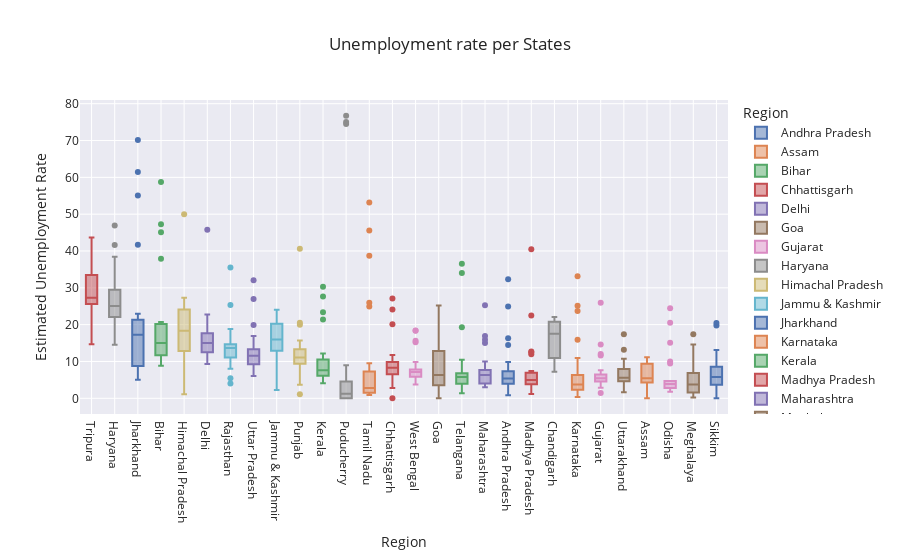

The cell this chart's notebook holds for it:
### Markdown cell above
Boxplot of Unemployment rate per States

### Code cell
import plotly.express as px
fig = px.box(df, x='Region', y='Estimated Unemployment Rate', color='Region', title='Unemployment rate per States', template='seaborn')

# Updating the x-axis category order to be in descending total
fig.update_layout(xaxis={'categoryorder': 'total descending'})
fig.show()

### Figure 1 — Plotly figure (JSON) as saved in the notebook; plotly's stock layout.template omitted (floating-point values rounded to 4 significant figures)
{"data": [{"alignmentgroup": "True", "hovertemplate": "Region=%{x}<br>Estimated Unemployment Rate=%{y}<extra></extra>", "legendgroup": "Andhra Pradesh", "marker": {"color": "rgb(76,114,176)"}, "name": "Andhra Pradesh", "notched": false, "offsetgroup": "Andhra Pradesh", "orientation": "v", "showlegend": true, "type": "box", "x": ["Andhra Pradesh", "Andhra Pradesh", "Andhra Pradesh", "Andhra Pradesh", "Andhra Pradesh", "Andhra Pradesh", "Andhra Pradesh", "Andhra Pradesh", "Andhra Pradesh", "Andhra Pradesh", "Andhra Pradesh", "Andhra Pradesh", "Andhra Pradesh", "Andhra Pradesh", "Andhra Pradesh", "Andhra Pradesh", "Andhra Pradesh", "Andhra Pradesh", "Andhra Pradesh", "Andhra Pradesh", "Andhra Pradesh", "Andhra Pradesh", "Andhra Pradesh", "Andhra Pradesh", "Andhra Pradesh", "Andhra Pradesh", "Andhra Pradesh", "Andhra Pradesh"], "x0": " ", "xaxis": "x", "y": [3.65, 3.05, 3.75, 3.32, 5.17, 3.52, 4.12, 4.38, 4.84, 5.91, 4.06, 16.29, 14.46, 0.85, 6.09, 3.8, 5.64, 4.61, 6.01, 4.7, 7.54, 7.88, 7.11, 5.66, 9.88, 32.3, 24.91, 5.86], "y0": " ", "yaxis": "y"}, {"alignmentgroup": "True", "hovertemplate": "Region=%{x}<br>Estimated Unemployment Rate=%{y}<extra></extra>", "legendgroup": "Assam", "marker": {"color": "rgb(221,132,82)"}, "name": "Assam", "notched": false, "offsetgroup": "Assam", "orientation": "v", "showlegend": true, "type": "box", "x": ["Assam", "Assam", "Assam", "Assam", "Assam", "Assam", "Assam", "Assam", "Assam", "Assam", "Assam", "Assam", "Assam", "Assam", "Assam", "Assam", "Assam", "Assam", "Assam", "Assam", "Assam", "Assam", "Assam", "Assam", "Assam", "Assam"], "x0": " ", "xaxis": "x", "y": [4.29, 5.08, 4.26, 5.79, 4.46, 4.65, 4.66, 4.29, 3.26, 3.77, 9.38, 0, 7.87, 9.89, 3.21, 10.39, 9.26, 11.17, 6.31, 5.02, 7.24, 9.98, 10.34, 8.37, 10.77, 3.42], "y0": " ", "yaxis": "y"}, {"alignmentgroup": "True", "hovertemplate": "Region=%{x}<br>Estimated Unemployment Rate=%{y}<extra></extra>", "legendgroup": "Bihar", "marker": {"color": "rgb(85,168,104)"}, "name": "Bihar", "notched": false, "offsetgroup": "Bihar", "orientation": "v", "showlegend": true, "type": "box", "x": ["Bihar", "Bihar", "Bihar", "Bihar", "Bihar", "Bihar", "Bihar", "Bihar", "Bihar", "Bihar", "Bihar", "Bihar", "Bihar", "Bihar", "Bihar", "Bihar", "Bihar", "Bihar", "Bihar", "Bihar", "Bihar", "Bihar", "Bihar", "Bihar", "Bihar", "Bihar", "Bihar", "Bihar"], "x0": " ", "xaxis": "x", "y": [9.27, 10.2, 13.44, 11, 8.87, 12.47, 12.4, 10.16, 9.13, 9.61, 15.39, 45.09, 47.26, 20.49, 19.9, 13.29, 16.41, 17.66, 20.46, 14.06, 17.62, 14.91, 20.69, 15.11, 15.73, 58.77, 37.87, 12.45], "y0": " ", "yaxis": "y"}, {"alignmentgroup": "True", "hovertemplate": "Region=%{x}<br>Estimated Unemployment Rate=%{y}<extra></extra>", "legendgroup": "Chhattisgarh", "marker": {"color": "rgb(196,78,82)"}, "name": "Chhattisgarh", "notched": false, "offsetgroup": "Chhattisgarh", "orientation": "v", "showlegend": true, "type": "box", "x": ["Chhattisgarh", "Chhattisgarh", "Chhattisgarh", "Chhattisgarh", "Chhattisgarh", "Chhattisgarh", "Chhattisgarh", "Chhattisgarh", "Chhattisgarh", "Chhattisgarh", "Chhattisgarh", "Chhattisgarh", "Chhattisgarh", "Chhattisgarh", "Chhattisgarh", "Chhattisgarh", "Chhattisgarh", "Chhattisgarh", "Chhattisgarh", "Chhattisgarh", "Chhattisgarh", "Chhattisgarh", "Chhattisgarh", "Chhattisgarh", "Chhattisgarh", "Chhattisgarh", "Chhattisgarh", "Chhattisgarh"], "x0": " ", "xaxis": "x", "y": [9.82, 6.76, 4.54, 4.64, 8.33, 6.96, 2.77, 6.11, 9.89, 7.89, 7.31, 0, 7.64, 10.14, 9.77, 11.77, 8.17, 6.29, 9.46, 10.27, 8.32, 3.57, 9.01, 9.79, 8.21, 20.13, 24.1, 27.07], "y0": " ", "yaxis": "y"}, {"alignmentgroup": "True", "hovertemplate": "Region=%{x}<br>Estimated Unemployment Rate=%{y}<extra></extra>", "legendgroup": "Delhi", "marker": {"color": "rgb(129,114,179)"}, "name": "Delhi", "notched": false, "offsetgroup": "Delhi", "orientation": "v", "showlegend": true, "type": "box", "x": ["Delhi", "Delhi", "Delhi", "Delhi", "Delhi", "Delhi", "Delhi", "Delhi", "Delhi", "Delhi", "Delhi", "Delhi", "Delhi", "Delhi", "Delhi", "Delhi", "Delhi", "Delhi", "Delhi", "Delhi", "Delhi", "Delhi", "Delhi", "Delhi", "Delhi", "Delhi", "Delhi", "Delhi"], "x0": " ", "xaxis": "x", "y": [12.56, 9.33, 11.07, 17.18, 12.5, 15.84, 11.11, 16.97, 13.48, 13.81, 15.18, 20.69, 22.76, 21.14, 12.31, 12.76, 14.68, 13.52, 20.59, 12.41, 16.11, 11.07, 22.45, 14.86, 17.09, 16.51, 45.78, 18.11], "y0": " ", "yaxis": "y"}, {"alignmentgroup": "True", "hovertemplate": "Region=%{x}<br>Estimated Unemployment Rate=%{y}<extra></extra>", "legendgroup": "Goa", "marker": {"color": "rgb(147,120,96)"}, "name": "Goa", "notched": false, "offsetgroup": "Goa", "orientation": "v", "showlegend": true, "type": "box", "x": ["Goa", "Goa", "Goa", "Goa", "Goa", "Goa", "Goa", "Goa", "Goa", "Goa", "Goa", "Goa", "Goa", "Goa", "Goa", "Goa", "Goa", "Goa", "Goa", "Goa", "Goa", "Goa", "Goa", "Goa"], "x0": " ", "xaxis": "x", "y": [2.91, 5.45, 10.98, 1.98, 3.61, 7.21, 23.71, 3.54, 5.38, 0, 15.91, 20, 2.75, 13.33, 12.28, 4.9, 3.16, 12.31, 25.2, 16.22, 10.92, 4.31, 4.76, 11.76], "y0": " ", "yaxis": "y"}, {"alignmentgroup": "True", "hovertemplate": "Region=%{x}<br>Estimated Unemployment Rate=%{y}<extra></extra>", "legendgroup": "Gujarat", "marker": {"color": "rgb(218,139,195)"}, "name": "Gujarat", "notched": false, "offsetgroup": "Gujarat", "orientation": "v", "showlegend": true, "type": "box", "x": ["Gujarat", "Gujarat", "Gujarat", "Gujarat", "Gujarat", "Gujarat", "Gujarat", "Gujarat", "Gujarat", "Gujarat", "Gujarat", "Gujarat", "Gujarat", "Gujarat", "Gujarat", "Gujarat", "Gujarat", "Gujarat", "Gujarat", "Gujarat", "Gujarat", "Gujarat", "Gujarat", "Gujarat", "Gujarat", "Gujarat", "Gujarat", "Gujarat"], "x0": " ", "xaxis": "x", "y": [2.88, 4.77, 4.58, 3.7, 6.29, 4.91, 4.68, 3.46, 5.35, 6.64, 7.59, 12, 14.58, 1.41, 4.09, 6.31, 5.15, 4.2, 5.96, 5.45, 7.53, 5.71, 5.82, 6.04, 5.39, 25.94, 11.62, 4.54], "y0": " ", "yaxis": "y"}, {"alignmentgroup": "True", "hovertemplate": "Region=%{x}<br>Estimated Unemployment Rate=%{y}<extra></extra>", "legendgroup": "Haryana", "marker": {"color": "rgb(140,140,140)"}, "name": "Haryana", "notched": false, "offsetgroup": "Haryana", "orientation": "v", "showlegend": true, "type": "box", "x": ["Haryana", "Haryana", "Haryana", "Haryana", "Haryana", "Haryana", "Haryana", "Haryana", "Haryana", "Haryana", "Haryana", "Haryana", "Haryana", "Haryana", "Haryana", "Haryana", "Haryana", "Haryana", "Haryana", "Haryana", "Haryana", "Haryana", "Haryana", "Haryana", "Haryana", "Haryana", "Haryana", "Haryana"], "x0": " ", "xaxis": "x", "y": [14.54, 23.08, 16.22, 30.94, 16.36, 24.17, 16.59, 29.56, 16.21, 27.19, 23.92, 41.61, 34.22, 35.57, 24.67, 20.42, 25.45, 24.19, 26.84, 21.04, 27.06, 23.65, 27.24, 23.29, 27.14, 46.89, 38.46, 29.41], "y0": " ", "yaxis": "y"}, {"alignmentgroup": "True", "hovertemplate": "Region=%{x}<br>Estimated Unemployment Rate=%{y}<extra></extra>", "legendgroup": "Himachal Pradesh", "marker": {"color": "rgb(204,185,116)"}, "name": "Himachal Pradesh", "notched": false, "offsetgroup": "Himachal Pradesh", "orientation": "v", "showlegend": true, "type": "box", "x": ["Himachal Pradesh", "Himachal Pradesh", "Himachal Pradesh", "Himachal Pradesh", "Himachal Pradesh", "Himachal Pradesh", "Himachal Pradesh", "Himachal Pradesh", "Himachal Pradesh", "Himachal Pradesh", "Himachal Pradesh", "Himachal Pradesh", "Himachal Pradesh", "Himachal Pradesh", "Himachal Pradesh", "Himachal Pradesh", "Himachal Pradesh", "Himachal Pradesh", "Himachal Pradesh", "Himachal Pradesh", "Himachal Pradesh", "Himachal Pradesh", "Himachal Pradesh", "Himachal Pradesh", "Himachal Pradesh", "Himachal Pradesh", "Himachal Pradesh", "Himachal Pradesh"], "x0": " ", "xaxis": "x", "y": [13.68, 11.43, 20.59, 18.56, 15.98, 15.81, 22.86, 19.46, 16.67, 15.42, 17.71, 2.13, 25.64, 1.12, 10.88, 21.43, 21.51, 24.48, 12, 23.77, 27.27, 25.32, 18.15, 27.31, 26.44, 2.7, 50, 10.81], "y0": " ", "yaxis": "y"}, {"alignmentgroup": "True", "hovertemplate": "Region=%{x}<br>Estimated Unemployment Rate=%{y}<extra></extra>", "legendgroup": "Jammu & Kashmir", "marker": {"color": "rgb(100,181,205)"}, "name": "Jammu & Kashmir", "notched": false, "offsetgroup": "Jammu & Kashmir", "orientation": "v", "showlegend": true, "type": "box", "x": ["Jammu & Kashmir", "Jammu & Kashmir", "Jammu & Kashmir", "Jammu & Kashmir", "Jammu & Kashmir", "Jammu & Kashmir", "Jammu & Kashmir", "Jammu & Kashmir", "Jammu & Kashmir", "Jammu & Kashmir", "Jammu & Kashmir", "Jammu & Kashmir", "Jammu & Kashmir", "Jammu & Kashmir", "Jammu & Kashmir", "Jammu & Kashmir", "Jammu & Kashmir", "Jammu & Kashmir", "Jammu & Kashmir", "Jammu & Kashmir", "Jammu & Kashmir"], "x0": " ", "xaxis": "x", "y": [12.78, 12.09, 13.67, 11.32, 19.27, 14.73, 22.19, 21.23, 16, 2.22, 18.97, 23.04, 19.88, 21.55, 24.06, 14.29, 7.02, 18.54, 19.86, 14.29, 12.96], "y0": " ", "yaxis": "y"}, {"alignmentgroup": "True", "hovertemplate": "Region=%{x}<br>Estimated Unemployment Rate=%{y}<extra></extra>", "legendgroup": "Jharkhand", "marker": {"color": "rgb(76,114,176)"}, "name": "Jharkhand", "notched": false, "offsetgroup": "Jharkhand", "orientation": "v", "showlegend": true, "type": "box", "x": ["Jharkhand", "Jharkhand", "Jharkhand", "Jharkhand", "Jharkhand", "Jharkhand", "Jharkhand", "Jharkhand", "Jharkhand", "Jharkhand", "Jharkhand", "Jharkhand", "Jharkhand", "Jharkhand", "Jharkhand", "Jharkhand", "Jharkhand", "Jharkhand", "Jharkhand", "Jharkhand", "Jharkhand", "Jharkhand", "Jharkhand", "Jharkhand", "Jharkhand", "Jharkhand", "Jharkhand", "Jharkhand"], "x0": " ", "xaxis": "x", "y": [7.11, 8.46, 9.98, 12.06, 7.12, 6.57, 8.07, 15.15, 6.16, 9.06, 5.01, 41.72, 55.1, 21.53, 17.23, 20.51, 15.67, 20.25, 21.16, 19.05, 17.34, 22.01, 22.96, 19.67, 16.4, 61.48, 70.17, 19.38], "y0": " ", "yaxis": "y"}, {"alignmentgroup": "True", "hovertemplate": "Region=%{x}<br>Estimated Unemployment Rate=%{y}<extra></extra>", "legendgroup": "Karnataka", "marker": {"color": "rgb(221,132,82)"}, "name": "Karnataka", "notched": false, "offsetgroup": "Karnataka", "orientation": "v", "showlegend": true, "type": "box", "x": ["Karnataka", "Karnataka", "Karnataka", "Karnataka", "Karnataka", "Karnataka", "Karnataka", "Karnataka", "Karnataka", "Karnataka", "Karnataka", "Karnataka", "Karnataka", "Karnataka", "Karnataka", "Karnataka", "Karnataka", "Karnataka", "Karnataka", "Karnataka", "Karnataka", "Karnataka", "Karnataka", "Karnataka", "Karnataka", "Karnataka", "Karnataka", "Karnataka"], "x0": " ", "xaxis": "x", "y": [5.46, 5.98, 0.52, 0.37, 3.2, 7.13, 1.19, 0.41, 2.57, 4.11, 2.39, 33.17, 23.72, 10.92, 6.56, 5, 2.29, 1.27, 3.57, 3.87, 3.44, 1.56, 3.31, 2.88, 4.92, 25.12, 15.88, 6.12], "y0": " ", "yaxis": "y"}, {"alignmentgroup": "True", "hovertemplate": "Region=%{x}<br>Estimated Unemployment Rate=%{y}<extra></extra>", "legendgroup": "Kerala", "marker": {"color": "rgb(85,168,104)"}, "name": "Kerala", "notched": false, "offsetgroup": "Kerala", "orientation": "v", "showlegend": true, "type": "box", "x": ["Kerala", "Kerala", "Kerala", "Kerala", "Kerala", "Kerala", "Kerala", "Kerala", "Kerala", "Kerala", "Kerala", "Kerala", "Kerala", "Kerala", "Kerala", "Kerala", "Kerala", "Kerala", "Kerala", "Kerala", "Kerala", "Kerala", "Kerala", "Kerala", "Kerala", "Kerala", "Kerala", "Kerala"], "x0": " ", "xaxis": "x", "y": [6.63, 9, 4.95, 10.32, 5.35, 9.14, 5, 10.77, 4.11, 8.91, 8.85, 10.71, 23.38, 27.66, 6.11, 6.67, 7.58, 7.69, 5.52, 5.35, 6.71, 7.31, 6.65, 6.08, 9.14, 21.43, 30.28, 12.17], "y0": " ", "yaxis": "y"}, {"alignmentgroup": "True", "hovertemplate": "Region=%{x}<br>Estimated Unemployment Rate=%{y}<extra></extra>", "legendgroup": "Madhya Pradesh", "marker": {"color": "rgb(196,78,82)"}, "name": "Madhya Pradesh", "notched": false, "offsetgroup": "Madhya Pradesh", "orientation": "v", "showlegend": true, "type": "box", "x": ["Madhya Pradesh", "Madhya Pradesh", "Madhya Pradesh", "Madhya Pradesh", "Madhya Pradesh", "Madhya Pradesh", "Madhya Pradesh", "Madhya Pradesh", "Madhya Pradesh", "Madhya Pradesh", "Madhya Pradesh", "Madhya Pradesh", "Madhya Pradesh", "Madhya Pradesh", "Madhya Pradesh", "Madhya Pradesh", "Madhya Pradesh", "Madhya Pradesh", "Madhya Pradesh", "Madhya Pradesh", "Madhya Pradesh", "Madhya Pradesh", "Madhya Pradesh", "Madhya Pradesh", "Madhya Pradesh", "Madhya Pradesh", "Madhya Pradesh", "Madhya Pradesh"], "x0": " ", "xaxis": "x", "y": [3.63, 4.25, 3.92, 4.94, 3.08, 2.98, 2.72, 2.94, 3.66, 4.42, 1.19, 12.5, 22.46, 6.46, 3.91, 6.38, 7.38, 6.82, 7, 4.4, 6.06, 6.2, 5.17, 4.96, 4.8, 11.94, 40.49, 12.72], "y0": " ", "yaxis": "y"}, {"alignmentgroup": "True", "hovertemplate": "Region=%{x}<br>Estimated Unemployment Rate=%{y}<extra></extra>", "legendgroup": "Maharashtra", "marker": {"color": "rgb(129,114,179)"}, "name": "Maharashtra", "notched": false, "offsetgroup": "Maharashtra", "orientation": "v", "showlegend": true, "type": "box", "x": ["Maharashtra", "Maharashtra", "Maharashtra", "Maharashtra", "Maharashtra", "Maharashtra", "Maharashtra", "Maharashtra", "Maharashtra", "Maharashtra", "Maharashtra", "Maharashtra", "Maharashtra", "Maharashtra", "Maharashtra", "Maharashtra", "Maharashtra", "Maharashtra", "Maharashtra", "Maharashtra", "Maharashtra", "Maharashtra", "Maharashtra", "Maharashtra", "Maharashtra", "Maharashtra", "Maharashtra", "Maharashtra"], "x0": " ", "xaxis": "x", "y": [3.67, 4.34, 3.66, 3.76, 4.4, 3.81, 3.68, 3.03, 3.8, 4.24, 5.38, 25.28, 16.89, 9.4, 6.08, 6.46, 6.35, 7.57, 7.6, 7.51, 7.6, 7.83, 6.67, 5.34, 6.34, 14.99, 15.92, 10.01], "y0": " ", "yaxis": "y"}, {"alignmentgroup": "True", "hovertemplate": "Region=%{x}<br>Estimated Unemployment Rate=%{y}<extra></extra>", "legendgroup": "Meghalaya", "marker": {"color": "rgb(147,120,96)"}, "name": "Meghalaya", "notched": false, "offsetgroup": "Meghalaya", "orientation": "v", "showlegend": true, "type": "box", "x": ["Meghalaya", "Meghalaya", "Meghalaya", "Meghalaya", "Meghalaya", "Meghalaya", "Meghalaya", "Meghalaya", "Meghalaya", "Meghalaya", "Meghalaya", "Meghalaya", "Meghalaya", "Meghalaya", "Meghalaya", "Meghalaya", "Meghalaya", "Meghalaya", "Meghalaya", "Meghalaya", "Meghalaya", "Meghalaya", "Meghalaya", "Meghalaya", "Meghalaya", "Meghalaya", "Meghalaya"], "x0": " ", "xaxis": "x", "y": [3.16, 4.23, 1.03, 0.52, 0.24, 3.7, 1.5, 1.8, 0.97, 2.76, 1.28, 8.38, 3.73, 1.35, 8.4, 8.66, 4.43, 5.8, 5.3, 7.2, 3.02, 5.21, 4.76, 7.37, 2.8, 17.39, 14.58], "y0": " ", "yaxis": "y"}, {"alignmentgroup": "True", "hovertemplate": "Region=%{x}<br>Estimated Unemployment Rate=%{y}<extra></extra>", "legendgroup": "Odisha", "marker": {"color": "rgb(218,139,195)"}, "name": "Odisha", "notched": false, "offsetgroup": "Odisha", "orientation": "v", "showlegend": true, "type": "box", "x": ["Odisha", "Odisha", "Odisha", "Odisha", "Odisha", "Odisha", "Odisha", "Odisha", "Odisha", "Odisha", "Odisha", "Odisha", "Odisha", "Odisha", "Odisha", "Odisha", "Odisha", "Odisha", "Odisha", "Odisha", "Odisha", "Odisha", "Odisha", "Odisha", "Odisha", "Odisha", "Odisha", "Odisha"], "x0": " ", "xaxis": "x", "y": [4.17, 4.71, 3.31, 3.68, 4.31, 4.28, 4.72, 4.67, 1.81, 3.31, 15.09, 24.48, 9.45, 4.59, 2.95, 2.63, 1.78, 3.5, 3.78, 4.5, 2.23, 3.36, 2.28, 2.19, 3.96, 20.5, 10, 2.18], "y0": " ", "yaxis": "y"}, {"alignmentgroup": "True", "hovertemplate": "Region=%{x}<br>Estimated Unemployment Rate=%{y}<extra></extra>", "legendgroup": "Puducherry", "marker": {"color": "rgb(140,140,140)"}, "name": "Puducherry", "notched": false, "offsetgroup": "Puducherry", "orientation": "v", "showlegend": true, "type": "box", "x": ["Puducherry", "Puducherry", "Puducherry", "Puducherry", "Puducherry", "Puducherry", "Puducherry", "Puducherry", "Puducherry", "Puducherry", "Puducherry", "Puducherry", "Puducherry", "Puducherry", "Puducherry", "Puducherry", "Puducherry", "Puducherry", "Puducherry", "Puducherry", "Puducherry", "Puducherry", "Puducherry", "Puducherry", "Puducherry", "Puducherry"], "x0": " ", "xaxis": "x", "y": [0, 0, 0, 4.85, 0, 1.18, 0, 1.99, 0.58, 1.74, 2.31, 74.51, 1.25, 0, 0, 8.95, 1.22, 1.17, 1.37, 5.21, 0.57, 1.78, 0.62, 76.74, 75, 4.55], "y0": " ", "yaxis": "y"}, {"alignmentgroup": "True", "hovertemplate": "Region=%{x}<br>Estimated Unemployment Rate=%{y}<extra></extra>", "legendgroup": "Punjab", "marker": {"color": "rgb(204,185,116)"}, "name": "Punjab", "notched": false, "offsetgroup": "Punjab", "orientation": "v", "showlegend": true, "type": "box", "x": ["Punjab", "Punjab", "Punjab", "Punjab", "Punjab", "Punjab", "Punjab", "Punjab", "Punjab", "Punjab", "Punjab", "Punjab", "Punjab", "Punjab", "Punjab", "Punjab", "Punjab", "Punjab", "Punjab", "Punjab", "Punjab", "Punjab", "Punjab", "Punjab", "Punjab", "Punjab", "Punjab", "Punjab"], "x0": " ", "xaxis": "x", "y": [9.17, 12.21, 9.64, 6.69, 8.59, 12.56, 7.07, 6.13, 9.69, 10.41, 10.51, 3.69, 40.59, 20, 13.49, 13.17, 11.61, 11.99, 15.69, 13.75, 10.39, 11.97, 13.68, 11.99, 9.97, 1.13, 20.54, 10.55], "y0": " ", "yaxis": "y"}, {"alignmentgroup": "True", "hovertemplate": "Region=%{x}<br>Estimated Unemployment Rate=%{y}<extra></extra>", "legendgroup": "Rajasthan", "marker": {"color": "rgb(100,181,205)"}, "name": "Rajasthan", "notched": false, "offsetgroup": "Rajasthan", "orientation": "v", "showlegend": true, "type": "box", "x": ["Rajasthan", "Rajasthan", "Rajasthan", "Rajasthan", "Rajasthan", "Rajasthan", "Rajasthan", "Rajasthan", "Rajasthan", "Rajasthan", "Rajasthan", "Rajasthan", "Rajasthan", "Rajasthan", "Rajasthan", "Rajasthan", "Rajasthan", "Rajasthan", "Rajasthan", "Rajasthan", "Rajasthan", "Rajasthan", "Rajasthan", "Rajasthan", "Rajasthan", "Rajasthan", "Rajasthan", "Rajasthan"], "x0": " ", "xaxis": "x", "y": [4.03, 13.7, 9.7, 12.5, 5.45, 14.66, 10.47, 13.96, 8, 14.48, 9.47, 12.25, 10.45, 13.86, 13.62, 14.36, 11.67, 14.71, 12.63, 13.02, 14.3, 18.04, 18.82, 17.02, 18.54, 35.53, 25.35, 13.04], "y0": " ", "yaxis": "y"}, {"alignmentgroup": "True", "hovertemplate": "Region=%{x}<br>Estimated Unemployment Rate=%{y}<extra></extra>", "legendgroup": "Sikkim", "marker": {"color": "rgb(76,114,176)"}, "name": "Sikkim", "notched": false, "offsetgroup": "Sikkim", "orientation": "v", "showlegend": true, "type": "box", "x": ["Sikkim", "Sikkim", "Sikkim", "Sikkim", "Sikkim", "Sikkim", "Sikkim", "Sikkim", "Sikkim", "Sikkim", "Sikkim", "Sikkim", "Sikkim", "Sikkim", "Sikkim", "Sikkim", "Sikkim"], "x0": " ", "xaxis": "x", "y": [5.48, 13.11, 1, 0, 5.81, 8.2, 7.76, 2.56, 4.82, 4.81, 9.68, 4.04, 7.37, 20.45, 5.77, 19.75, 2.63], "y0": " ", "yaxis": "y"}, {"alignmentgroup": "True", "hovertemplate": "Region=%{x}<br>Estimated Unemployment Rate=%{y}<extra></extra>", "legendgroup": "Tamil Nadu", "marker": {"color": "rgb(221,132,82)"}, "name": "Tamil Nadu", "notched": false, "offsetgroup": "Tamil Nadu", "orientation": "v", "showlegend": true, "type": "box", "x": ["Tamil Nadu", "Tamil Nadu", "Tamil Nadu", "Tamil Nadu", "Tamil Nadu", "Tamil Nadu", "Tamil Nadu", "Tamil Nadu", "Tamil Nadu", "Tamil Nadu", "Tamil Nadu", "Tamil Nadu", "Tamil Nadu", "Tamil Nadu", "Tamil Nadu", "Tamil Nadu", "Tamil Nadu", "Tamil Nadu", "Tamil Nadu", "Tamil Nadu", "Tamil Nadu", "Tamil Nadu", "Tamil Nadu", "Tamil Nadu", "Tamil Nadu", "Tamil Nadu", "Tamil Nadu", "Tamil Nadu"], "x0": " ", "xaxis": "x", "y": [0.97, 0.92, 6.01, 2.91, 1.71, 1.46, 2.46, 3.73, 1.18, 1.17, 6.36, 53.19, 38.73, 2.06, 0.89, 1.56, 3.18, 9.53, 1.86, 1.13, 2.65, 8.05, 2.05, 3.31, 6.46, 45.55, 25.95, 24.93], "y0": " ", "yaxis": "y"}, {"alignmentgroup": "True", "hovertemplate": "Region=%{x}<br>Estimated Unemployment Rate=%{y}<extra></extra>", "legendgroup": "Telangana", "marker": {"color": "rgb(85,168,104)"}, "name": "Telangana", "notched": false, "offsetgroup": "Telangana", "orientation": "v", "showlegend": true, "type": "box", "x": ["Telangana", "Telangana", "Telangana", "Telangana", "Telangana", "Telangana", "Telangana", "Telangana", "Telangana", "Telangana", "Telangana", "Telangana", "Telangana", "Telangana", "Telangana", "Telangana", "Telangana", "Telangana", "Telangana", "Telangana", "Telangana", "Telangana", "Telangana", "Telangana", "Telangana", "Telangana", "Telangana", "Telangana"], "x0": " ", "xaxis": "x", "y": [2.23, 5.92, 2.45, 1.4, 5.49, 7.29, 6.47, 1.35, 5.02, 9.02, 5.63, 4.51, 34.01, 19.3, 1.52, 1.43, 3.73, 4.19, 6.19, 6.74, 5.23, 4.22, 6.49, 6.74, 6.1, 10.5, 36.57, 6.92], "y0": " ", "yaxis": "y"}, {"alignmentgroup": "True", "hovertemplate": "Region=%{x}<br>Estimated Unemployment Rate=%{y}<extra></extra>", "legendgroup": "Tripura", "marker": {"color": "rgb(196,78,82)"}, "name": "Tripura", "notched": false, "offsetgroup": "Tripura", "orientation": "v", "showlegend": true, "type": "box", "x": ["Tripura", "Tripura", "Tripura", "Tripura", "Tripura", "Tripura", "Tripura", "Tripura", "Tripura", "Tripura", "Tripura", "Tripura", "Tripura", "Tripura", "Tripura", "Tripura", "Tripura", "Tripura", "Tripura", "Tripura", "Tripura", "Tripura", "Tripura", "Tripura", "Tripura", "Tripura", "Tripura", "Tripura"], "x0": " ", "xaxis": "x", "y": [29.25, 26.64, 22.47, 25.49, 30.23, 27.54, 25.25, 26.53, 31.91, 26.22, 31.61, 43.64, 14.71, 18.84, 34.69, 25.59, 25.81, 33.45, 33.57, 26.67, 27.15, 33.48, 34.37, 33.88, 25.69, 34.88, 16.78, 27.47], "y0": " ", "yaxis": "y"}, {"alignmentgroup": "True", "hovertemplate": "Region=%{x}<br>Estimated Unemployment Rate=%{y}<extra></extra>", "legendgroup": "Uttar Pradesh", "marker": {"color": "rgb(129,114,179)"}, "name": "Uttar Pradesh", "notched": false, "offsetgroup": "Uttar Pradesh", "orientation": "v", "showlegend": true, "type": "box", "x": ["Uttar Pradesh", "Uttar Pradesh", "Uttar Pradesh", "Uttar Pradesh", "Uttar Pradesh", "Uttar Pradesh", "Uttar Pradesh", "Uttar Pradesh", "Uttar Pradesh", "Uttar Pradesh", "Uttar Pradesh", "Uttar Pradesh", "Uttar Pradesh", "Uttar Pradesh", "Uttar Pradesh", "Uttar Pradesh", "Uttar Pradesh", "Uttar Pradesh", "Uttar Pradesh", "Uttar Pradesh", "Uttar Pradesh", "Uttar Pradesh", "Uttar Pradesh", "Uttar Pradesh", "Uttar Pradesh", "Uttar Pradesh", "Uttar Pradesh", "Uttar Pradesh"], "x0": " ", "xaxis": "x", "y": [10.26, 11.13, 9.19, 11.47, 6.45, 10.18, 6.94, 8.43, 6.06, 8.12, 9.37, 19.92, 16.89, 8.51, 14.4, 11.62, 11.8, 14.73, 13.58, 10.35, 11.31, 12.37, 12.34, 11.65, 12.32, 26.94, 32.06, 13.05], "y0": " ", "yaxis": "y"}, {"alignmentgroup": "True", "hovertemplate": "Region=%{x}<br>Estimated Unemployment Rate=%{y}<extra></extra>", "legendgroup": "Uttarakhand", "marker": {"color": "rgb(147,120,96)"}, "name": "Uttarakhand", "notched": false, "offsetgroup": "Uttarakhand", "orientation": "v", "showlegend": true, "type": "box", "x": ["Uttarakhand", "Uttarakhand", "Uttarakhand", "Uttarakhand", "Uttarakhand", "Uttarakhand", "Uttarakhand", "Uttarakhand", "Uttarakhand", "Uttarakhand", "Uttarakhand", "Uttarakhand", "Uttarakhand", "Uttarakhand", "Uttarakhand", "Uttarakhand", "Uttarakhand", "Uttarakhand", "Uttarakhand", "Uttarakhand", "Uttarakhand", "Uttarakhand", "Uttarakhand", "Uttarakhand", "Uttarakhand", "Uttarakhand", "Uttarakhand"], "x0": " ", "xaxis": "x", "y": [1.63, 4.65, 5.74, 6.11, 3.47, 4.83, 5.56, 4.52, 4.17, 4.85, 3.66, 3.57, 10.71, 9.17, 4.69, 6.94, 7.43, 9.62, 4.72, 6.34, 7.39, 8.92, 5.28, 8.15, 13.18, 17.36, 5.08], "y0": " ", "yaxis": "y"}, {"alignmentgroup": "True", "hovertemplate": "Region=%{x}<br>Estimated Unemployment Rate=%{y}<extra></extra>", "legendgroup": "West Bengal", "marker": {"color": "rgb(218,139,195)"}, "name": "West Bengal", "notched": false, "offsetgroup": "West Bengal", "orientation": "v", "showlegend": true, "type": "box", "x": ["West Bengal", "West Bengal", "West Bengal", "West Bengal", "West Bengal", "West Bengal", "West Bengal", "West Bengal", "West Bengal", "West Bengal", "West Bengal", "West Bengal", "West Bengal", "West Bengal", "West Bengal", "West Bengal", "West Bengal", "West Bengal", "West Bengal", "West Bengal", "West Bengal", "West Bengal", "West Bengal", "West Bengal", "West Bengal", "West Bengal", "West Bengal", "West Bengal"], "x0": " ", "xaxis": "x", "y": [6.02, 5.85, 5.62, 5.58, 5.26, 6.78, 5.83, 5.79, 6.79, 3.78, 7.02, 18.32, 18.43, 4.94, 7.25, 7.38, 7.91, 7.27, 7.79, 7.83, 6.61, 7.24, 7.27, 7.55, 6.67, 15.63, 15.22, 9.86], "y0": " ", "yaxis": "y"}, {"alignmentgroup": "True", "hovertemplate": "Region=%{x}<br>Estimated Unemployment Rate=%{y}<extra></extra>", "legendgroup": "Chandigarh", "marker": {"color": "rgb(140,140,140)"}, "name": "Chandigarh", "notched": false, "offsetgroup": "Chandigarh", "orientation": "v", "showlegend": true, "type": "box", "x": ["Chandigarh", "Chandigarh", "Chandigarh", "Chandigarh", "Chandigarh", "Chandigarh", "Chandigarh", "Chandigarh", "Chandigarh", "Chandigarh", "Chandigarh", "Chandigarh"], "x0": " ", "xaxis": "x", "y": [18.35, 12.4, 21.8, 9.52, 20.14, 13.99, 22.05, 8.33, 20, 16.67, 21.43, 7.22], "y0": " ", "yaxis": "y"}], "layout": {"boxmode": "overlay", "legend": {"title": {"text": "Region"}, "tracegroupgap": 0}, "title": {"text": "Unemployment rate per States"}, "xaxis": {"anchor": "y", "categoryarray": ["Andhra Pradesh", "Assam", "Bihar", "Chhattisgarh", "Delhi", "Goa", "Gujarat", "Haryana", "Himachal Pradesh", "Jammu & Kashmir", "Jharkhand", "Karnataka", "Kerala", "Madhya Pradesh", "Maharashtra", "Meghalaya", "Odisha", "Puducherry", "Punjab", "Rajasthan", "Sikkim", "Tamil Nadu", "Telangana", "Tripura", "Uttar Pradesh", "Uttarakhand", "West Bengal", "Chandigarh"], "categoryorder": "total descending", "domain": [0, 1], "title": {"text": "Region"}}, "yaxis": {"anchor": "x", "domain": [0, 1], "title": {"text": "Estimated Unemployment Rate"}}}}
